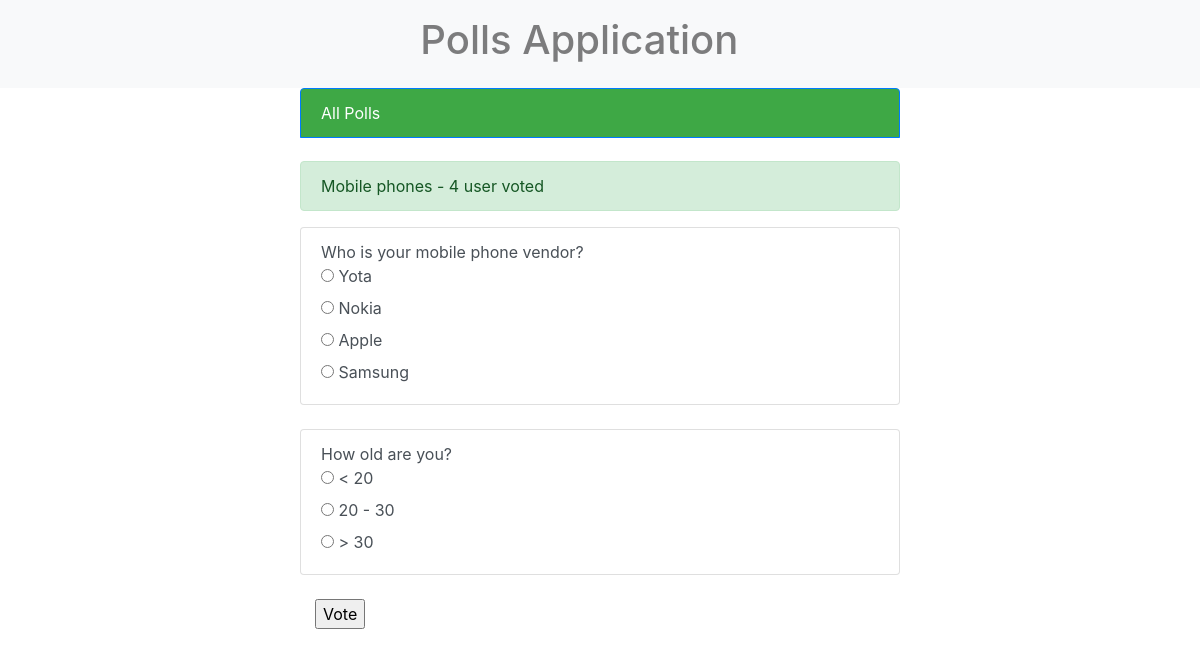
Page /poll/mobile_phones/ (signed in) on the committed database.
### poll/models.py (models this page shows, shortened)
class Poll(models.Model):
    title = models.CharField(max_length=150, db_index=True)
    slug = models.SlugField(max_length=150, unique=True)
    comment = models.TextField(blank=True, db_index=True)
    date_create = models.DateTimeField(auto_now_add=True)
    is_public = models.BooleanField(default=False)
    def user_can_vote(self, user):
        query_set = user.vote_set.all().filter(poll=self)
        if query_set.exists():
            return False
        return True
    def num_votes(self):
        s = set()
        for i in self.vote_set.all():
            s.add(i.user)
        return len(s)

class Vote(models.Model):
    user = models.ForeignKey(User, on_delete=models.CASCADE)
    poll = models.ForeignKey(Poll, on_delete=models.CASCADE)
    choice = models.ForeignKey(Choice, on_delete=models.CASCADE)

class Question(models.Model):
    poll = models.ForeignKey(Poll, on_delete=models.CASCADE)
    text = models.CharField(max_length=150)
    order = models.IntegerField(default=0)
    answer = models.CharField(max_length=150, blank=True)
    class Meta:
        ordering = ['order']

class Choice(models.Model):
    question = models.ForeignKey(Question, on_delete=models.CASCADE)
    text = models.CharField(max_length=150)
    order = models.IntegerField(default=0)
    class Meta:
        ordering = ['order']

### poll/views.py (the view)
# urls.py: path('<str:slug>/', PollDetail.as_view(), name='poll_detail_url'),
class PollDetail(LoginRequiredMixin, PollDetailMixin, View):
    login_url = '/poll/login/'
    redirect_field_name = 'poll/poll_detail.html'

### poll/utils.py (called while the page is built)
    def get(self, request, slug):
        obj = get_object_or_404(self.model, slug__iexact=slug)
        user_can_vote = obj.user_can_vote(request.user)
        return render(request, self.template, context={self.model.__name__.lower(): obj,
                                                       'user_can_vote': user_can_vote})

### poll/templates/poll/poll_detail.html (shortened to what this page needs)
{% extends 'poll/base_poll.html' %}
{% block content %}
    <div class="alert alert-success col-6 offset-md-3">
    {{ poll.title }} - {{ poll.num_votes }} user voted
    </div>
     <form action="{% url 'poll_detail_url' poll.slug %}" method="post">
      {% for question in poll.question_set.all %}
            <fieldset id={{ question.id }}>
<div class="list-group-item list-group-item-action col-6 offset-md-3">
        {{ question.text  }}
        <br>
          {% for choice in question.choice_set.all %}
             <input type="radio"
              name="choice - {{ question.id }}"
              id="choice{{ forloop.counter }}"
              value="{{ choice.id }}">
              <label for="choice{{ forloop.counter }}">{{ choice.text }} {% if not user_can_vote %} - {{ choice.percent }}%{% endif %} </label><br>
          {% endfor %}
</div>
            </fieldset>
        <br>
    {% endfor %}
         <div class="col-6 offset-md-3">
          <input type="submit" value="Vote" {% if not user_can_vote %}disabled{% endif %} >
         </div>
  </form>
{% endblock %}

### rows in the picture
Poll: title "Mobile phones", num_votes "4"
Question: text "Who is your mobile phone vendor?"
Choice: text "Yota"
Choice: text "Nokia"
Choice: text "Apple"
Choice: text "Samsung"
Question: text "How old are you?"
Choice: text "< 20"
Choice: text "20 - 30"
Choice: text "> 30"
